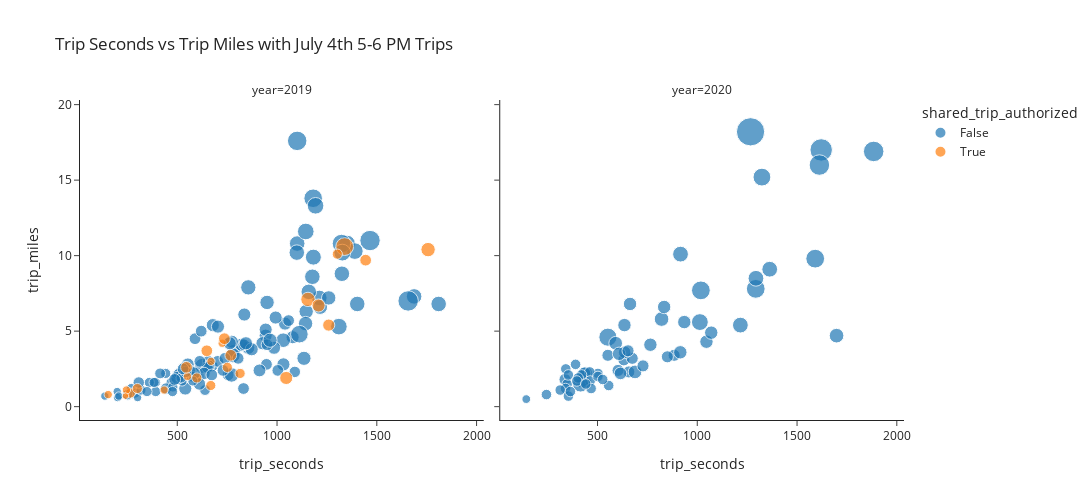

The cell this chart's notebook holds for it:
### Markdown cell above
---

### 🎯 5.2: July 4th 5-6 PM trips scatter plots

Create two scatter plots for each year side-by-side within a same figure with the following axes.

### Code cell
fig = px.scatter(
    df_july_fourth,
    title="Trip Seconds vs Trip Miles with July 4th 5-6 PM Trips",
    x="trip_seconds",
    y="trip_miles",
    size="trip_total",
    facet_col="year",
    color="shared_trip_authorized",
    template="simple_white",
    width=1200,
    height=500,
)
fig.show()

### Figure 1 — Plotly figure (JSON) as saved in the notebook; plotly's stock layout.template omitted (floating-point values rounded to 4 significant figures)
{"data": [{"hovertemplate": "shared_trip_authorized=False<br>year=2019<br>trip_seconds=%{x}<br>trip_miles=%{y}<br>trip_total=%{marker.size}<extra></extra>", "legendgroup": "False", "marker": {"color": "#1F77B4", "size": [7.55, 7.55, 17.55, 12.55, 10.05, 5.05, 16.35, 10.05, 7.55, 12.55, 15.55, 7.55, 12.55, 7.55, 7.55, 12.55, 5.05, 10.05, 7.55, 30.35, 12.55, 12.55, 7.55, 8.55, 10.05, 9.55, 5.05, 17.55, 10.05, 20.05, 15.05, 7.55, 12.55, 10.05, 12.55, 8.55, 10.05, 10.05, 30.24, 7.55, 12.05, 12.55, 15.05, 10.05, 20.05, 12.55, 10.05, 5.05, 12.05, 12.55, 11.05, 12.55, 5.05, 15.05, 10.05, 16.16, 25.05, 10.05, 17.55, 12.55, 17.55, 7.55, 16.05, 25.05, 7.55, 5.05, 10.05, 12.55, 17.55, 8.55, 7.55, 17.55, 17.55, 9.55, 10.05, 15.35, 20.55, 13.05, 5.05, 10.05, 12.55, 18.55, 12.55, 22.55, 7.55, 9.55, 12.55, 15.05, 11.16, 10.05, 14.55, 17.05, 5.05, 10.05, 20.05, 12.55, 17.55, 9.55, 12.55, 10.05, 10.05, 20.05, 12.05, 10.05, 12.55, 20.05, 17.55, 7.55, 7.55, 7.55, 10.05, 7.55, 10.05, 10.05, 14.55, 7.55, 27.55], "sizemode": "area", "sizeref": 0.1452, "symbol": "circle"}, "mode": "markers", "name": "False", "orientation": "v", "showlegend": true, "type": "scatter", "x": [610, 270, 1687, 943, 675, 199, 625, 755, 499, 1078, 1031, 506, 540, 524, 442, 1040, 274, 703, 391, 1657, 856, 1032, 469, 639, 589, 444, 259, 1810, 656, 1351, 950, 478, 943, 659, 500, 414, 832, 1004, 1466, 288, 553, 785, 1146, 947, 1390, 836, 651, 201, 598, 678, 634, 822, 301, 1143, 562, 778, 1181, 613, 1101, 773, 1212, 476, 1216, 1323, 318, 137, 834, 927, 1325, 571, 519, 1099, 1402, 1089, 538, 772, 1327, 582, 207, 1058, 704, 1182, 873, 1112, 360, 542, 993, 1259, 611, 487, 1135, 856, 252, 739, 1144, 844, 1177, 307, 985, 673, 620, 1193, 912, 950, 763, 1310, 1159, 250, 392, 578, 805, 384, 529, 729, 965, 348, 1101], "xaxis": "x", "y": [2.0, 1.2, 7.3, 4.7, 2.7, 1.0, 2.7, 2.1, 2.1, 4.6, 4.4, 2.2, 1.2, 1.7, 2.2, 5.5, 0.8, 3.0, 1.6, 7.0, 3.9, 2.8, 1.6, 1.1, 4.5, 1.2, 0.8, 6.8, 3.0, 10.8, 6.9, 1.3, 5.1, 2.7, 1.9, 2.2, 1.2, 2.4, 11.0, 0.9, 2.8, 3.7, 6.3, 2.8, 10.3, 6.1, 2.6, 0.6, 1.9, 5.4, 2.2, 4.1, 0.6, 5.5, 2.4, 3.4, 13.8, 3.0, 10.8, 4.3, 7.2, 1.0, 6.6, 10.8, 1.1, 0.7, 4.1, 4.2, 8.8, 2.0, 1.9, 10.2, 6.8, 2.3, 2.6, 2.1, 10.2, 2.2, 0.7, 5.7, 5.3, 9.9, 3.8, 4.8, 1.6, 2.3, 5.9, 7.2, 1.5, 1.8, 3.2, 7.9, 0.7, 3.2, 11.6, 4.2, 8.6, 1.6, 3.9, 2.1, 5.0, 13.3, 2.4, 4.1, 4.2, 5.3, 7.6, 0.8, 1.0, 1.7, 3.2, 1.6, 2.5, 2.4, 4.4, 1.0, 17.6], "yaxis": "y"}, {"hovertemplate": "shared_trip_authorized=False<br>year=2020<br>trip_seconds=%{x}<br>trip_miles=%{y}<br>trip_total=%{marker.size}<extra></extra>", "legendgroup": "False", "marker": {"color": "#1F77B4", "size": [15.58, 8.08, 25.58, 10.58, 10.58, 10.58, 10.58, 13.08, 8.08, 8.08, 13.08, 8.08, 8.08, 12.08, 23.88, 8.08, 10.58, 13.08, 10.58, 25.58, 58.08, 13.58, 8.08, 30.58, 10.58, 15.58, 8.08, 10.58, 8.08, 36.58, 13.08, 13.08, 18.08, 8.08, 11.58, 8.08, 8.08, 18.88, 18.08, 8.08, 18.08, 25.58, 8.08, 8.08, 8.08, 30.58, 13.08, 8.08, 13.58, 13.08, 20.58, 8.08, 8.08, 11.58, 23.08, 10.58, 13.08, 8.08, 5.58, 8.08, 13.08, 8.08, 18.08, 13.08, 8.08, 10.58], "sizemode": "area", "sizeref": 0.1452, "symbol": "circle"}, "mode": "markers", "name": "False", "orientation": "v", "showlegend": false, "type": "scatter", "x": [821, 446, 1293, 884, 657, 337, 632, 834, 426, 420, 442, 341, 502, 434, 552, 556, 674, 635, 850, 1018, 1267, 591, 348, 1884, 552, 1698, 461, 603, 354, 1621, 765, 1046, 1363, 463, 636, 244, 340, 415, 1294, 468, 1216, 1591, 502, 420, 313, 1612, 935, 354, 688, 608, 1013, 364, 526, 615, 1324, 653, 663, 390, 143, 403, 1070, 396, 916, 915, 441, 728], "xaxis": "x2", "y": [5.8, 1.6, 7.8, 3.4, 2.3, 1.8, 3.1, 6.6, 1.9, 1.6, 2.2, 2.5, 2.2, 2.2, 4.6, 1.4, 3.2, 5.4, 3.3, 7.7, 18.2, 4.2, 1.5, 16.9, 3.4, 4.7, 2.3, 2.4, 2.1, 17.0, 4.1, 4.3, 9.1, 1.7, 3.6, 0.8, 1.2, 1.5, 8.5, 1.2, 5.4, 9.8, 2.0, 2.1, 1.1, 16.0, 5.6, 0.7, 2.3, 3.5, 5.6, 1.0, 1.8, 2.2, 15.2, 3.7, 6.8, 2.8, 0.5, 1.9, 4.9, 1.7, 10.1, 3.6, 1.5, 2.7], "yaxis": "y2"}, {"hovertemplate": "shared_trip_authorized=True<br>year=2019<br>trip_seconds=%{x}<br>trip_miles=%{y}<br>trip_total=%{marker.size}<extra></extra>", "legendgroup": "True", "marker": {"color": "#FF7F0E", "size": [15.0, 2.55, 23.0, 10.0, 7.5, 5.0, 5.0, 7.5, 12.55, 15.05, 10.0, 12.5, 7.55, 5.05, 7.55, 7.55, 3.22, 10.05, 10.72, 5.05, 5.05, 10.0, 7.55, 5.05, 10.0, 7.5], "sizemode": "area", "sizeref": 0.1452, "symbol": "circle"}, "mode": "markers", "name": "True", "orientation": "v", "showlegend": true, "type": "scatter", "x": [1155, 248, 1339, 1444, 668, 434, 551, 265, 1208, 1757, 546, 1046, 598, 245, 751, 815, 240, 648, 1259, 725, 669, 736, 1302, 154, 768, 300], "xaxis": "x", "y": [7.1, 0.8, 10.6, 9.7, 1.4, 1.1, 2.0, 0.9, 6.7, 10.4, 2.6, 1.9, 1.9, 1.1, 2.6, 2.2, 0.7, 3.7, 5.4, 4.2, 3.0, 4.5, 10.1, 0.8, 3.4, 1.2], "yaxis": "y"}], "layout": {"annotations": [{"font": {}, "showarrow": false, "text": "year=2019", "x": 0.245, "xanchor": "center", "xref": "paper", "y": 1, "yanchor": "bottom", "yref": "paper"}, {"font": {}, "showarrow": false, "text": "year=2020", "x": 0.755, "xanchor": "center", "xref": "paper", "y": 1, "yanchor": "bottom", "yref": "paper"}], "height": 500, "legend": {"itemsizing": "constant", "title": {"text": "shared_trip_authorized"}, "tracegroupgap": 0}, "title": {"text": "Trip Seconds vs Trip Miles with July 4th 5-6 PM Trips"}, "width": 1200, "xaxis": {"anchor": "y", "domain": [0, 0.49], "title": {"text": "trip_seconds"}}, "xaxis2": {"anchor": "y2", "domain": [0.51, 1], "matches": "x", "title": {"text": "trip_seconds"}}, "yaxis": {"anchor": "x", "domain": [0, 1], "title": {"text": "trip_miles"}}, "yaxis2": {"anchor": "x2", "domain": [0, 1], "matches": "y", "showticklabels": false}}}
